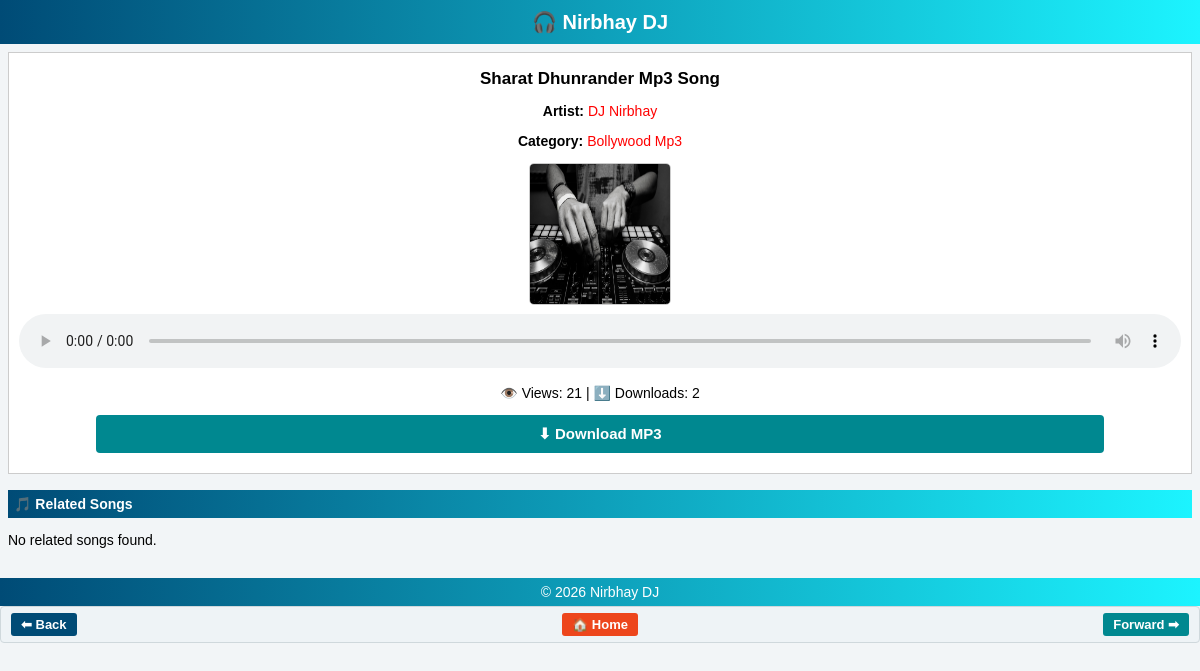
The app's page /song/sharat-dhunrander-mp3-song/ with its own data.
### songs/models.py (models this page shows, shortened)
class Song(models.Model):
    title = models.CharField(max_length=200)
    slug = models.SlugField(max_length=200, unique=True)
    category = models.ForeignKey(Category, on_delete=models.CASCADE, related_name='songs')
    artist = models.ForeignKey(Artist, on_delete=models.CASCADE, related_name='songs')
    audio_file = models.FileField(upload_to='songs/')
    thumbnail = models.ImageField(upload_to='thumbnails/', blank=True, null=True)
    uploaded_at = models.DateTimeField(auto_now_add=True)
    views = models.PositiveIntegerField(default=0)
    downloads = models.PositiveIntegerField(default=0)
    class Meta:
        ordering = ['-uploaded_at']

class Artist(models.Model):
    name = models.CharField(max_length=100, unique=True)
    slug = models.SlugField(max_length=120, unique=True)
    image = models.ImageField(upload_to='artists/', blank=True, null=True)
    class Meta:
        ordering = ['name']

class Category(models.Model):
    name = models.CharField(max_length=100, unique=True)
    slug = models.SlugField(max_length=120, unique=True)
    class Meta:
        ordering = ['name']

### songs/views.py (the view)
# urls.py: path('song/<slug:slug>/', views.song_detail, name='song_detail'),
def song_detail(request, slug):
    song = get_object_or_404(Song, slug=slug)
    song.views += 1
    song.save(update_fields=['views'])
    related_songs = Song.objects.filter(
        category=song.category
    ).exclude(id=song.id).order_by('-downloads')[:10]
    return render(request, 'songs/song_detail.html', {
        'song': song,
        'related_songs': related_songs
    })

### templates/songs/song_detail.html (shortened to what this page needs)
{% extends 'songs/base.html' %}
{% block content %}
<section class="section">
    <div class="song-detail">
        <h1>{{ song.title }}</h1>
        <p>
            <strong>Artist:</strong>
            <a href="{% url 'artist_detail' song.artist.slug %}">
                {{ song.artist.name }}
            </a>
        </p>
        <p>
            <strong>Category:</strong>
            <a href="{% url 'category_detail' song.category.slug %}">
                {{ song.category.name }}
            </a>
        </p>
        {% if song.thumbnail %}
        <img src="{{ song.thumbnail.url }}" alt="{{ song.title }}">
        {% endif %}
        <audio controls preload="auto" controlslist="nodownload">
            <source src="{{ song.audio_file.url }}" type="audio/mpeg">
        </audio>
        <p>👁️ Views: {{ song.views }} | ⬇️ Downloads: {{ song.downloads }}</p>
        <a href="{% url 'download_song' song.slug %}" class="download-btn">
            ⬇ Download MP3
        </a>
    </div>
</section>
<section class="section">
    <h2>🎵 Related Songs</h2>
    <div class="song-grid">
        {% for rsong in related_songs %}
        <div class="song-card">
            <a href="{% url 'song_detail' rsong.slug %}" class="song-link">
                <h4>{{ rsong.title }}</h4>
                <p class="meta">
                    {{ rsong.artist.name }}
                    <span class="stats">
                        ⬇ {{ rsong.downloads }} | 👁 {{ rsong.views }}
                    </span>
                </p>
            </a>
        </div>
        {% empty %}
        <p>No related songs found.</p>
        {% endfor %}
    </div>
</section>
{% endblock %}

### static/css/style.css (style rules this page uses)
body { margin: 0; font-family: Arial, sans-serif; background: #f2f5f7; color: #000; font-size: 14px; }
a { text-decoration: none; color: #ff0000; }
.section h2 { background: linear-gradient(to right, #004b76, #1cf4ff); color: #fff; padding: 6px; font-size: 14px; margin: 0; }
.section { padding: 8px; }
.song-detail { text-align: center; border: 1px solid #ccc; padding: 10px; background: #fff; }
.song-detail img { width: 140px; height: 140px; border-radius: 5px; border: 1px solid #ccc; }
.song-detail h1 { font-size: 17px; margin: 6px 0; font-weight: bold; }
audio { width: 100%; margin-top: 6px; }
.download-btn { display: block; margin: 10px auto; width: 85%; text-align: center; background: #008890; color: #fff; padding: 10px; font-size: 15px; font-weight: bold; border-radius: 4px; }
.song-grid { display: block; }

### records on screen
Song: title "Sharat Dhunrander Mp3 Song", artist.name "DJ Nirbhay", category.name "Bollywood Mp3", thumbnail (picture), views "21", downloads "2"
